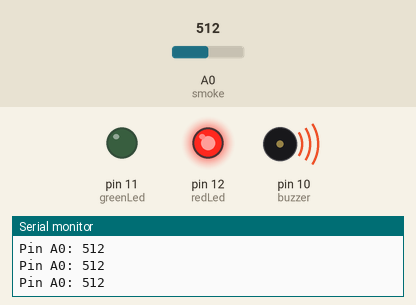
Recording of a sketch running on a simulated Arduino Uno, built with avr-gcc and run on an emulated ATmega328P. Parts: output pins drawn as LEDs (lit = HIGH), buzzer (waves = sounding), the last lines printed to the serial monitor. The test bench sets the inputs (shaded band); at power-on: A0 (smoke) = 512.

Above: at 1.2 s.
1.3 s: A0 (smoke) set to 409
2.8 s: A0 (smoke) set to 382
At 4.0 s:
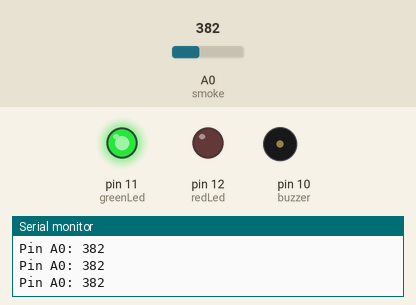
4.3 s: A0 (smoke) set to 511
At 5.4 s:
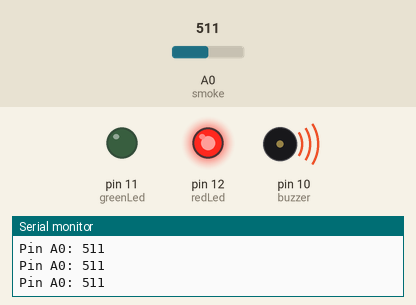
5.8 s: A0 (smoke) set to 306
At 6.8 s:
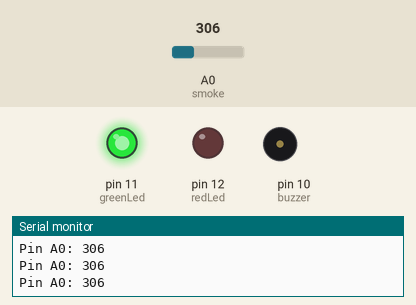
Timing chart, 0 to 8.3 s (numbered marks = the images above; inputs shaded):
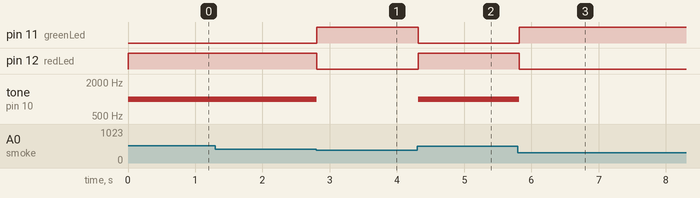

The sketch:

smoke_detector.ino
```cpp
int redLed = 12;
int greenLed = 11;
int buzzer = 10;
int smoke = A0;
int sensor = 400;

void setup() {
  pinMode(redLed, OUTPUT);
  pinMode(greenLed, OUTPUT);
  pinMode(buzzer, OUTPUT);
  pinMode(smoke, INPUT);
  Serial.begin(9600);
}

void loop() {
  int analogSensor = analogRead(smoke);

  Serial.print("Pin A0: ");
  Serial.println(analogSensor);
  if (analogSensor > sensor)
  {
    digitalWrite(redLed, HIGH);
    digitalWrite(greenLed, LOW);
    tone(buzzer, 1000, 200);
  }
  else
  {
    digitalWrite(redLed, LOW);
    digitalWrite(greenLed, HIGH);
    noTone(buzzer);
  }
  delay(100);
}
```

Measured:
- the behaviour switches between 401 and 400 on A0 (smoke) (found by bisection; images 0 and 1)
- after the input at 2.8 s, pin 11 (greenLed): LOW → HIGH at once; pin 12 (redLed): HIGH → LOW at once; tone on pin 10 (buzzer): 1000 Hz → silent at once
- after the input at 4.3 s, pin 11 (greenLed): HIGH → LOW at once; pin 12 (redLed): LOW → HIGH at once; tone on pin 10 (buzzer): silent → 1000 Hz at once
- after the input at 5.8 s, pin 11 (greenLed): LOW → HIGH at once; pin 12 (redLed): HIGH → LOW at once; tone on pin 10 (buzzer): 1000 Hz → silent at once
